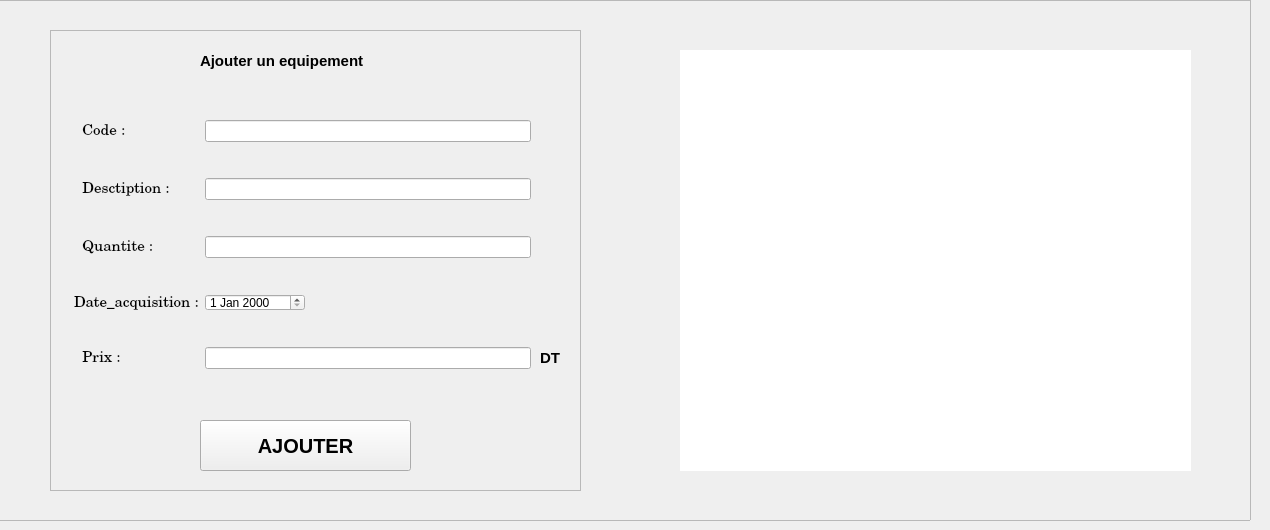
      <widget class="QWidget" name="tab">
       <attribute name="title">
        <string>Ajouter</string>
       </attribute>
       <widget class="QFrame" name="frame_6">
        <property name="geometry">
         <rect>
          <x>-10</x>
          <y>0</y>
          <width>1261</width>
          <height>521</height>
         </rect>
        </property>
        <property name="frameShape">
         <enum>QFrame::StyledPanel</enum>
        </property>
        <property name="frameShadow">
         <enum>QFrame::Raised</enum>
        </property>
        <widget class="QFrame" name="frame1">
         <property name="geometry">
          <rect>
           <x>60</x>
           <y>30</y>
           <width>531</width>
           <height>461</height>
          </rect>
         </property>
         <property name="cursor">
          <cursorShape>PointingHandCursor</cursorShape>
         </property>
         <property name="frameShape">
          <enum>QFrame::StyledPanel</enum>
         </property>
         <property name="frameShadow">
          <enum>QFrame::Raised</enum>
         </property>
         <widget class="QLabel" name="label_64">
          <property name="geometry">
           <rect>
            <x>150</x>
            <y>10</y>
            <width>241</width>
            <height>41</height>
           </rect>
          </property>
          <property name="font">
           <font>
            <pointsize>11</pointsize>
            <weight>75</weight>
            <bold>true</bold>
           </font>
          </property>
          <property name="styleSheet">
           <string notr="true">QLabel{
color: black;

border: none;
}</string>
          </property>
          <property name="text">
           <string>Ajouter un equipement</string>
          </property>
         </widget>
         <widget class="QWidget" name="gridLayoutWidget_3">
          <property name="geometry">
           <rect>
            <x>20</x>
            <y>60</y>
            <width>461</width>
            <height>311</height>
           </rect>
          </property>
          <layout class="QGridLayout" name="gridLayout_3">
           <item row="3" column="0">
            <widget class="QLabel" name="label_59">
             <property name="font">
              <font>
               <family>Century</family>
               <pointsize>11</pointsize>
              </font>
             </property>
             <property name="text">
              <string> Date_acquisition :</string>
             </property>
            </widget>
           </item>
           <item row="4" column="1">
            <widget class="QLineEdit" name="lineEdit_e4"/>
           </item>
           <item row="2" column="1">
            <widget class="QLineEdit" name="lineEdit_e3"/>
           </item>
           <item row="1" column="0">
            <widget class="QLabel" name="label_56">
             <property name="font">
              <font>
               <family>Century</family>
               <pointsize>11</pointsize>
              </font>
             </property>
             <property name="text">
              <string>   Desctiption :</string>
             </property>
            </widget>
           </item>
           <item row="2" column="0">
            <widget class="QLabel" name="label_58">
             <property name="font">
              <font>
               <family>Century</family>
               <pointsize>11</pointsize>
              </font>
             </property>
             <property name="text">
              <string>   Quantite :</string>
             </property>
            </widget>
           </item>
           <item row="4" column="0">
            <widget class="QLabel" name="label_60">
             <property name="font">
              <font>
               <family>Century</family>
               <pointsize>11</pointsize>
              </font>
             </property>
             <property name="text">
              <string>   Prix :</string>
             </property>
            </widget>
           </item>
           <item row="0" column="1">
            <widget class="QLineEdit" name="lineEdit_e1"/>
           </item>
           <item row="1" column="1">
            <widget class="QLineEdit" name="lineEdit_e2"/>
           </item>
           <item row="0" column="0">
            <widget class="QLabel" name="label_54">
             <property name="font">
              <font>
               <family>Century</family>
               <pointsize>11</pointsize>
              </font>
             </property>
             <property name="text">
              <string>   Code :</string>
             </property>
            </widget>
           </item>
           <item row="3" column="1">
            <widget class="QDateEdit" name="dateEdit_3">
             <property name="minimumSize">
              <size>
               <width>100</width>
               <height>0</height>
              </size>
             </property>
             <property name="maximumSize">
              <size>
               <width>12</width>
               <height>17</height>
              </size>
             </property>
             <property name="tabletTracking">
              <bool>false</bool>
             </property>
            </widget>
           </item>
          </layout>
         </widget>
         <widget class="QPushButton" name="pushButton_2">
          <property name="geometry">
           <rect>
            <x>150</x>
            <y>390</y>
            <width>211</width>
            <height>51</height>
           </rect>
          </property>
          <property name="font">
           <font>
            <pointsize>15</pointsize>
            <weight>75</weight>
            <bold>true</bold>
           </font>
          </property>
          <property name="cursor">
           <cursorShape>PointingHandCursor</cursorShape>
          </property>
          <property name="text">
           <string>AJOUTER</string>
          </property>
         </widget>
         <widget class="QLabel" name="label_6">
          <property name="geometry">
           <rect>
            <x>490</x>
            <y>320</y>
            <width>55</width>
            <height>16</height>
           </rect>
          </property>
          <property name="font">
           <font>
            <pointsize>11</pointsize>
            <weight>75</weight>
            <bold>true</bold>
           </font>
          </property>
          <property name="text">
           <string>DT</string>
          </property>
         </widget>
        </widget>
        <widget class="QGraphicsView" name="graphicsView_3">
         <property name="geometry">
          <rect>
           <x>690</x>
           <y>50</y>
           <width>511</width>
           <height>421</height>
          </rect>
         </property>
         <property name="styleSheet">
          <string notr="true">border-image: url(:/images/background.jpg);
border-radius: 15px;</string>
         </property>
        </widget>
       </widget>
      </widget>
